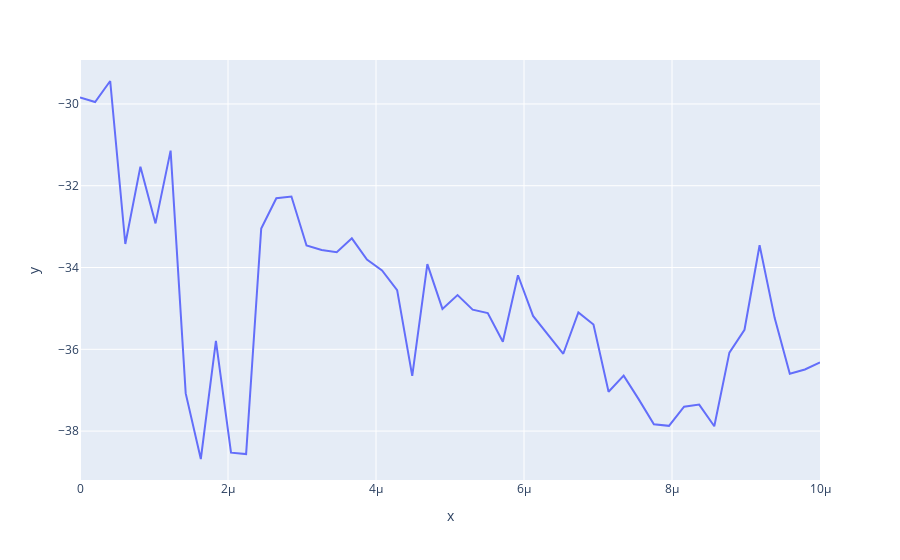

This figure's notebook cell:
### Code cell
import matplotlib.pyplot as plt
import plotly.express as px

# plt.plot([max(n_nodes_counts) - x for x in n_nodes_counts], ablated_metrics)
# plt.plot(thresholds, ablated_metrics)
# plt.plot(thresholds, ablated_metrics)
# plt.plot(n_nodes_counts, ablated_metrics)
# plt.plot(thresholds, n_nodes_counts)
# plt.xscale("log")
# plt.plot(n_nodes_counts)

# px.line(x=list(range(len(ablated_metrics))), y=ablated_metrics)
# fig
fig = px.line(x=thresholds, y=ablated_metrics)
# fig.update_xaxes(type="log", exponentformat="power")
fig

# px.line(x=n_nodes_counts, y=ablated_metrics)

### Figure 1 — Plotly figure (JSON) as saved in the notebook; plotly's stock layout.template omitted (floating-point values rounded to 4 significant figures)
{"data": [{"hovertemplate": "x=%{x}<br>y=%{y}<extra></extra>", "legendgroup": "", "line": {"color": "#636efa", "dash": "solid"}, "marker": {"symbol": "circle"}, "mode": "lines", "name": "", "orientation": "v", "showlegend": false, "type": "scatter", "x": [0, 2.041e-07, 4.082e-07, 6.122e-07, 8.163e-07, 1.02e-06, 1.224e-06, 1.429e-06, 1.633e-06, 1.837e-06, 2.041e-06, 2.245e-06, 2.449e-06, 2.653e-06, 2.857e-06, 3.061e-06, 3.265e-06, 3.469e-06, 3.673e-06, 3.878e-06, 4.082e-06, 4.286e-06, 4.49e-06, 4.694e-06, 4.898e-06, 5.102e-06, 5.306e-06, 5.51e-06, 5.714e-06, 5.918e-06, 6.122e-06, 6.327e-06, 6.531e-06, 6.735e-06, 6.939e-06, 7.143e-06, 7.347e-06, 7.551e-06, 7.755e-06, 7.959e-06, 8.163e-06, 8.367e-06, 8.571e-06, 8.776e-06, 8.98e-06, 9.184e-06, 9.388e-06, 9.592e-06, 9.796e-06, 1e-05], "xaxis": "x", "y": [-29.84, -29.95, -29.44, -33.42, -31.53, -32.92, -31.14, -37.08, -38.68, -35.79, -38.53, -38.56, -33.05, -32.31, -32.26, -33.46, -33.57, -33.63, -33.29, -33.81, -34.07, -34.55, -36.65, -33.92, -35.01, -34.67, -35.03, -35.11, -35.82, -34.19, -35.18, -35.66, -36.11, -35.1, -35.39, -37.04, -36.64, -37.22, -37.83, -37.87, -37.4, -37.35, -37.88, -36.08, -35.52, -33.46, -35.24, -36.6, -36.49, -36.32], "yaxis": "y"}], "layout": {"legend": {"tracegroupgap": 0}, "margin": {"t": 60}, "xaxis": {"anchor": "y", "domain": [0, 1], "title": {"text": "x"}}, "yaxis": {"anchor": "x", "domain": [0, 1], "title": {"text": "y"}}}}
